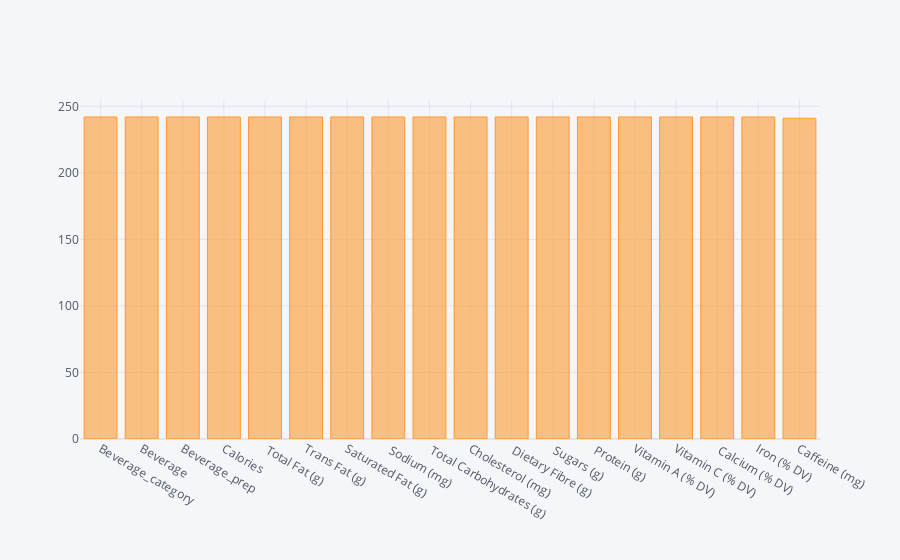

Notebook source saved alongside this figure:
### Code cell
df.count().iplot(kind='bar')

### Figure 1 — Plotly figure (JSON) as saved in the notebook; plotly's stock layout.template omitted (floating-point values rounded to 4 significant figures)
{"data": [{"marker": {"color": "rgba(255, 153, 51, 0.6)", "line": {"color": "rgba(255, 153, 51, 1.0)", "width": 1}}, "name": "None", "orientation": "v", "text": "", "type": "bar", "x": ["Beverage_category", "Beverage", "Beverage_prep", "Calories", " Total Fat (g)", "Trans Fat (g) ", "Saturated Fat (g)", " Sodium (mg)", " Total Carbohydrates (g) ", "Cholesterol (mg)", " Dietary Fibre (g)", " Sugars (g)", " Protein (g) ", "Vitamin A (% DV) ", "Vitamin C (% DV)", " Calcium (% DV) ", "Iron (% DV) ", "Caffeine (mg)"], "y": [242, 242, 242, 242, 242, 242, 242, 242, 242, 242, 242, 242, 242, 242, 242, 242, 242, 241]}], "layout": {"legend": {"bgcolor": "#F5F6F9", "font": {"color": "#4D5663"}}, "paper_bgcolor": "#F5F6F9", "plot_bgcolor": "#F5F6F9", "title": {"font": {"color": "#4D5663"}}, "xaxis": {"gridcolor": "#E1E5ED", "showgrid": true, "tickfont": {"color": "#4D5663"}, "title": {"font": {"color": "#4D5663"}, "text": ""}, "zerolinecolor": "#E1E5ED"}, "yaxis": {"gridcolor": "#E1E5ED", "showgrid": true, "tickfont": {"color": "#4D5663"}, "title": {"font": {"color": "#4D5663"}, "text": ""}, "zerolinecolor": "#E1E5ED"}}}
